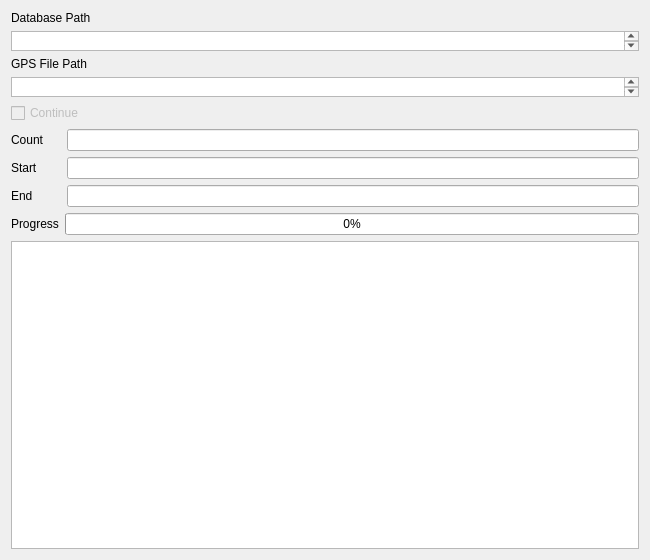
<?xml version="1.0" encoding="UTF-8"?>
<ui version="4.0">
 <class>GeoJSONApplyingTestWnd</class>
 <widget class="QWidget" name="GeoJSONApplyingTestWnd">
  <property name="geometry">
   <rect>
    <x>0</x>
    <y>0</y>
    <width>650</width>
    <height>560</height>
   </rect>
  </property>
  <property name="windowTitle">
   <string>Test GeoJSON-Update</string>
  </property>
  <layout class="QVBoxLayout" name="verticalLayout_2">
   <item>
    <layout class="QVBoxLayout" name="verticalLayout_3">
     <property name="sizeConstraint">
      <enum>QLayout::SetDefaultConstraint</enum>
     </property>
     <item>
      <widget class="QLabel" name="label_2">
       <property name="text">
        <string>Database Path</string>
       </property>
      </widget>
     </item>
     <item>
      <widget class="QTextEdit" name="dbPathEdt">
       <property name="sizePolicy">
        <sizepolicy hsizetype="Expanding" vsizetype="Fixed">
         <horstretch>0</horstretch>
         <verstretch>0</verstretch>
        </sizepolicy>
       </property>
       <property name="maximumSize">
        <size>
         <width>16777215</width>
         <height>20</height>
        </size>
       </property>
       <property name="readOnly">
        <bool>true</bool>
       </property>
      </widget>
     </item>
    </layout>
   </item>
   <item>
    <layout class="QVBoxLayout" name="verticalLayout">
     <item>
      <widget class="QLabel" name="label">
       <property name="sizePolicy">
        <sizepolicy hsizetype="Preferred" vsizetype="Preferred">
         <horstretch>0</horstretch>
         <verstretch>0</verstretch>
        </sizepolicy>
       </property>
       <property name="text">
        <string>GPS File Path</string>
       </property>
      </widget>
     </item>
     <item>
      <widget class="QTextEdit" name="gpsPathEdt">
       <property name="sizePolicy">
        <sizepolicy hsizetype="Expanding" vsizetype="Fixed">
         <horstretch>0</horstretch>
         <verstretch>0</verstretch>
        </sizepolicy>
       </property>
       <property name="maximumSize">
        <size>
         <width>16777215</width>
         <height>20</height>
        </size>
       </property>
       <property name="readOnly">
        <bool>true</bool>
       </property>
      </widget>
     </item>
    </layout>
   </item>
   <item>
    <layout class="QHBoxLayout" name="horizontalLayout">
     <item>
      <widget class="QCheckBox" name="continueChkBox">
       <property name="enabled">
        <bool>false</bool>
       </property>
       <property name="text">
        <string>Continue</string>
       </property>
       <property name="checkable">
        <bool>true</bool>
       </property>
      </widget>
     </item>
    </layout>
   </item>
   <item>
    <layout class="QHBoxLayout" name="horizontalLayout_2">
     <item>
      <widget class="QLabel" name="label_3">
       <property name="sizePolicy">
        <sizepolicy hsizetype="Fixed" vsizetype="Preferred">
         <horstretch>0</horstretch>
         <verstretch>0</verstretch>
        </sizepolicy>
       </property>
       <property name="minimumSize">
        <size>
         <width>50</width>
         <height>0</height>
        </size>
       </property>
       <property name="maximumSize">
        <size>
         <width>50</width>
         <height>16777215</height>
        </size>
       </property>
       <property name="text">
        <string>Count</string>
       </property>
      </widget>
     </item>
     <item>
      <widget class="QLineEdit" name="countEdt">
       <property name="readOnly">
        <bool>true</bool>
       </property>
      </widget>
     </item>
    </layout>
   </item>
   <item>
    <layout class="QHBoxLayout" name="horizontalLayout_3">
     <item>
      <widget class="QLabel" name="label_4">
       <property name="sizePolicy">
        <sizepolicy hsizetype="Fixed" vsizetype="Preferred">
         <horstretch>0</horstretch>
         <verstretch>0</verstretch>
        </sizepolicy>
       </property>
       <property name="minimumSize">
        <size>
         <width>50</width>
         <height>0</height>
        </size>
       </property>
       <property name="maximumSize">
        <size>
         <width>50</width>
         <height>16777215</height>
        </size>
       </property>
       <property name="text">
        <string>Start</string>
       </property>
      </widget>
     </item>
     <item>
      <widget class="QLineEdit" name="startEdt">
       <property name="readOnly">
        <bool>true</bool>
       </property>
      </widget>
     </item>
    </layout>
   </item>
   <item>
    <layout class="QHBoxLayout" name="horizontalLayout_4">
     <item>
      <widget class="QLabel" name="label_5">
       <property name="sizePolicy">
        <sizepolicy hsizetype="Fixed" vsizetype="Preferred">
         <horstretch>0</horstretch>
         <verstretch>0</verstretch>
        </sizepolicy>
       </property>
       <property name="minimumSize">
        <size>
         <width>50</width>
         <height>0</height>
        </size>
       </property>
       <property name="maximumSize">
        <size>
         <width>50</width>
         <height>16777215</height>
        </size>
       </property>
       <property name="text">
        <string>End</string>
       </property>
      </widget>
     </item>
     <item>
      <widget class="QLineEdit" name="endEdt">
       <property name="readOnly">
        <bool>true</bool>
       </property>
      </widget>
     </item>
    </layout>
   </item>
   <item>
    <layout class="QHBoxLayout" name="horizontalLayout_5">
     <item>
      <widget class="QLabel" name="label_6">
       <property name="text">
        <string>Progress</string>
       </property>
      </widget>
     </item>
     <item>
      <widget class="QProgressBar" name="progressBar">
       <property name="value">
        <number>0</number>
       </property>
      </widget>
     </item>
    </layout>
   </item>
   <item>
    <widget class="QPlainTextEdit" name="logEdt"/>
   </item>
  </layout>
 </widget>
 <resources/>
 <connections/>
</ui>
